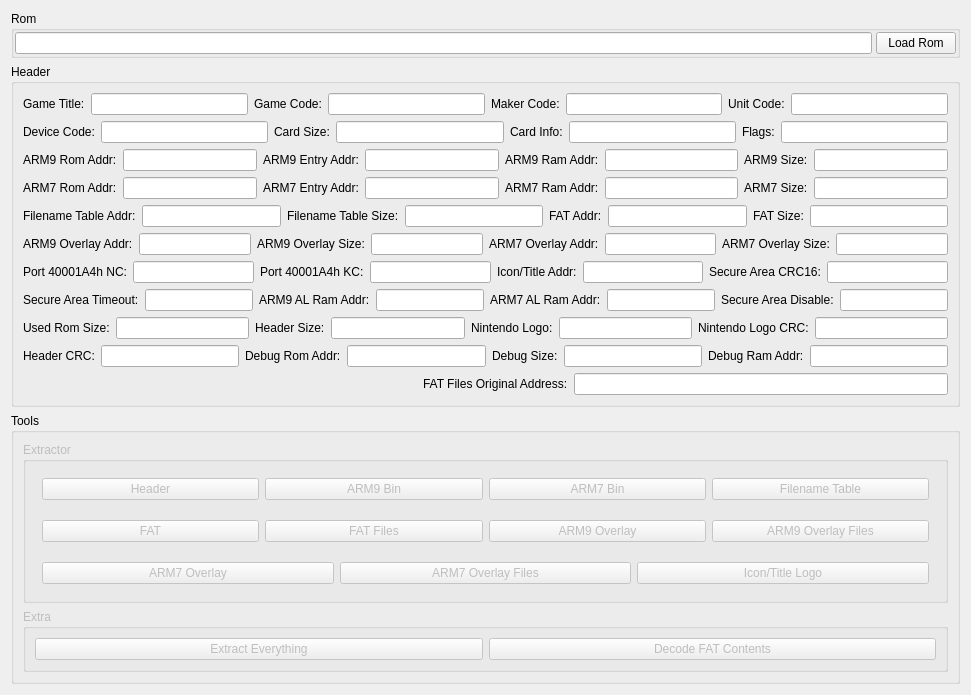
      <widget class="QWidget" name="unpackerTab">
       <attribute name="title">
        <string>Unpacker</string>
       </attribute>
       <layout class="QVBoxLayout" name="verticalLayout_2">
        <item>
         <widget class="QGroupBox" name="groupBox_2">
          <property name="title">
           <string>Rom</string>
          </property>
          <layout class="QHBoxLayout" name="horizontalLayout">
           <property name="spacing">
            <number>4</number>
           </property>
           <property name="sizeConstraint">
            <enum>QLayout::SetMinimumSize</enum>
           </property>
           <property name="leftMargin">
            <number>1</number>
           </property>
           <property name="topMargin">
            <number>1</number>
           </property>
           <property name="rightMargin">
            <number>1</number>
           </property>
           <property name="bottomMargin">
            <number>1</number>
           </property>
           <item>
            <widget class="QLineEdit" name="loadedRomPath">
             <property name="readOnly">
              <bool>true</bool>
             </property>
            </widget>
           </item>
           <item>
            <widget class="QPushButton" name="loadRomBtn">
             <property name="text">
              <string>Load Rom</string>
             </property>
             <property name="autoDefault">
              <bool>false</bool>
             </property>
            </widget>
           </item>
          </layout>
         </widget>
        </item>
        <item>
         <widget class="QGroupBox" name="groupBox">
          <property name="title">
           <string>Header</string>
          </property>
          <layout class="QVBoxLayout" name="verticalLayout_5">
           <item>
            <layout class="QHBoxLayout" name="horizontalLayout_5">
             <item>
              <widget class="QLabel" name="label">
               <property name="text">
                <string>Game Title:</string>
               </property>
              </widget>
             </item>
             <item>
              <widget class="QLineEdit" name="unpackerGameTitleEdt">
               <property name="readOnly">
                <bool>true</bool>
               </property>
              </widget>
             </item>
             <item>
              <widget class="QLabel" name="label_2">
               <property name="text">
                <string>Game Code:</string>
               </property>
              </widget>
             </item>
             <item>
              <widget class="QLineEdit" name="unpackerGameCodeEdt">
               <property name="readOnly">
                <bool>true</bool>
               </property>
              </widget>
             </item>
             <item>
              <widget class="QLabel" name="label_3">
               <property name="text">
                <string>Maker Code:</string>
               </property>
              </widget>
             </item>
             <item>
              <widget class="QLineEdit" name="unpackerMakerCodeEdt">
               <property name="readOnly">
                <bool>true</bool>
               </property>
              </widget>
             </item>
             <item>
              <widget class="QLabel" name="label_4">
               <property name="text">
                <string>Unit Code:</string>
               </property>
              </widget>
             </item>
             <item>
              <widget class="QLineEdit" name="unpackerUnitCodeEdt">
               <property name="readOnly">
                <bool>true</bool>
               </property>
              </widget>
             </item>
            </layout>
           </item>
           <item>
            <layout class="QHBoxLayout" name="horizontalLayout_6">
             <item>
              <widget class="QLabel" name="label_5">
               <property name="text">
                <string>Device Code:</string>
               </property>
              </widget>
             </item>
             <item>
              <widget class="QLineEdit" name="unpackerDeviceCodeEdt">
               <property name="inputMask">
                <string/>
               </property>
               <property name="readOnly">
                <bool>true</bool>
               </property>
              </widget>
             </item>
             <item>
              <widget class="QLabel" name="label_6">
               <property name="text">
                <string>Card Size:</string>
               </property>
              </widget>
             </item>
             <item>
              <widget class="QLineEdit" name="unpackerCardSizeEdt">
               <property name="inputMask">
                <string/>
               </property>
               <property name="readOnly">
                <bool>true</bool>
               </property>
              </widget>
             </item>
             <item>
              <widget class="QLabel" name="label_7">
               <property name="text">
                <string>Card Info:</string>
               </property>
              </widget>
             </item>
             <item>
              <widget class="QLineEdit" name="unpackerCardInfoEdt">
               <property name="inputMask">
                <string/>
               </property>
               <property name="readOnly">
                <bool>true</bool>
               </property>
              </widget>
             </item>
             <item>
              <widget class="QLabel" name="label_8">
               <property name="text">
                <string>Flags:</string>
               </property>
              </widget>
             </item>
             <item>
              <widget class="QLineEdit" name="unpackerFlagsEdt">
               <property name="inputMask">
                <string/>
               </property>
               <property name="readOnly">
                <bool>true</bool>
               </property>
              </widget>
             </item>
            </layout>
           </item>
           <item>
            <layout class="QHBoxLayout" name="horizontalLayout_8">
             <item>
              <widget class="QLabel" name="label_9">
               <property name="text">
                <string>ARM9 Rom Addr:</string>
               </property>
              </widget>
             </item>
             <item>
              <widget class="QLineEdit" name="unpackerARM9RomAddrEdt">
               <property name="readOnly">
                <bool>true</bool>
               </property>
              </widget>
             </item>
             <item>
              <widget class="QLabel" name="label_10">
               <property name="text">
                <string>ARM9 Entry Addr:</string>
               </property>
              </widget>
             </item>
             <item>
              <widget class="QLineEdit" name="unpackerARM9EntryAddrEdt">
               <property name="readOnly">
                <bool>true</bool>
               </property>
              </widget>
             </item>
             <item>
              <widget class="QLabel" name="label_11">
               <property name="text">
                <string>ARM9 Ram Addr:</string>
               </property>
              </widget>
             </item>
             <item>
              <widget class="QLineEdit" name="unpackerARM9RamAddrEdt">
               <property name="readOnly">
                <bool>true</bool>
               </property>
              </widget>
             </item>
             <item>
              <widget class="QLabel" name="label_12">
               <property name="text">
                <string>ARM9 Size:</string>
               </property>
              </widget>
             </item>
             <item>
              <widget class="QLineEdit" name="unpackerARM9SizeEdt">
               <property name="readOnly">
                <bool>true</bool>
               </property>
              </widget>
             </item>
            </layout>
           </item>
           <item>
            <layout class="QHBoxLayout" name="horizontalLayout_9">
             <property name="leftMargin">
              <number>0</number>
             </property>
             <property name="topMargin">
              <number>0</number>
             </property>
             <property name="rightMargin">
              <number>0</number>
             </property>
             <property name="bottomMargin">
              <number>0</number>
             </property>
             <item>
              <widget class="QLabel" name="label_13">
               <property name="text">
                <string>ARM7 Rom Addr:</string>
               </property>
              </widget>
             </item>
             <item>
              <widget class="QLineEdit" name="unpackerARM7RomAddrEdt">
               <property name="readOnly">
                <bool>true</bool>
               </property>
              </widget>
             </item>
             <item>
              <widget class="QLabel" name="label_14">
               <property name="text">
                <string>ARM7 Entry Addr:</string>
               </property>
              </widget>
             </item>
             <item>
              <widget class="QLineEdit" name="unpackerARM7EntryAddrEdt">
               <property name="readOnly">
                <bool>true</bool>
               </property>
              </widget>
             </item>
             <item>
              <widget class="QLabel" name="label_15">
               <property name="text">
                <string>ARM7 Ram Addr:</string>
               </property>
              </widget>
             </item>
             <item>
              <widget class="QLineEdit" name="unpackerARM7RamAddrEdt">
               <property name="readOnly">
                <bool>true</bool>
               </property>
              </widget>
             </item>
             <item>
              <widget class="QLabel" name="label_16">
               <property name="text">
                <string>ARM7 Size:</string>
               </property>
              </widget>
             </item>
             <item>
              <widget class="QLineEdit" name="unpackerARM7SizeEdt">
               <property name="readOnly">
                <bool>true</bool>
               </property>
              </widget>
             </item>
            </layout>
           </item>
           <item>
            <layout class="QHBoxLayout" name="horizontalLayout_10">
             <property name="leftMargin">
              <number>0</number>
             </property>
             <property name="topMargin">
              <number>0</number>
             </property>
             <property name="rightMargin">
              <number>0</number>
             </property>
             <property name="bottomMargin">
              <number>0</number>
             </property>
             <item>
              <widget class="QLabel" name="label_17">
               <property name="text">
                <string>Filename Table Addr:</string>
               </property>
              </widget>
             </item>
             <item>
              <widget class="QLineEdit" name="unpackerFilenameTableAddrEdt">
               <property name="readOnly">
                <bool>true</bool>
               </property>
              </widget>
             </item>
             <item>
              <widget class="QLabel" name="label_18">
               <property name="text">
                <string>Filename Table Size:</string>
               </property>
              </widget>
             </item>
             <item>
              <widget class="QLineEdit" name="unpackerFilenameTableSizeEdt">
               <property name="readOnly">
                <bool>true</bool>
               </property>
              </widget>
             </item>
             <item>
              <widget class="QLabel" name="label_19">
               <property name="text">
                <string>FAT Addr:</string>
               </property>
              </widget>
             </item>
             <item>
              <widget class="QLineEdit" name="unpackerFATAddrEdt">
               <property name="readOnly">
                <bool>true</bool>
               </property>
              </widget>
             </item>
             <item>
              <widget class="QLabel" name="label_20">
               <property name="text">
                <string>FAT Size:</string>
               </property>
              </widget>
             </item>
             <item>
              <widget class="QLineEdit" name="unpackerFATSizeEdt">
               <property name="readOnly">
                <bool>true</bool>
               </property>
              </widget>
             </item>
            </layout>
           </item>
           <item>
            <layout class="QHBoxLayout" name="horizontalLayout_11">
             <item>
              <widget class="QLabel" name="label_21">
               <property name="text">
                <string>ARM9 Overlay Addr:</string>
               </property>
              </widget>
             </item>
             <item>
              <widget class="QLineEdit" name="unpackerARM9OverlayAddrEdt">
               <property name="readOnly">
                <bool>true</bool>
               </property>
              </widget>
             </item>
             <item>
              <widget class="QLabel" name="label_22">
               <property name="text">
                <string>ARM9 Overlay Size:</string>
               </property>
              </widget>
             </item>
             <item>
              <widget class="QLineEdit" name="unpackerARM9OverlaySizeEdt">
               <property name="readOnly">
                <bool>true</bool>
               </property>
              </widget>
             </item>
             <item>
              <widget class="QLabel" name="label_23">
               <property name="text">
                <string>ARM7 Overlay Addr:</string>
               </property>
              </widget>
             </item>
             <item>
              <widget class="QLineEdit" name="unpackerARM7OverlayAddrEdt">
               <property name="readOnly">
                <bool>true</bool>
               </property>
              </widget>
             </item>
             <item>
              <widget class="QLabel" name="label_24">
               <property name="text">
                <string>ARM7 Overlay Size:</string>
               </property>
              </widget>
             </item>
             <item>
              <widget class="QLineEdit" name="unpackerARM7OverlaySizeEdt">
               <property name="readOnly">
                <bool>true</bool>
               </property>
              </widget>
             </item>
            </layout>
           </item>
           <item>
            <layout class="QHBoxLayout" name="horizontalLayout_12">
             <item>
              <widget class="QLabel" name="label_25">
               <property name="text">
                <string>Port 40001A4h NC:</string>
               </property>
              </widget>
             </item>
             <item>
              <widget class="QLineEdit" name="unpackerPortNCEdt">
               <property name="readOnly">
                <bool>true</bool>
               </property>
              </widget>
             </item>
             <item>
              <widget class="QLabel" name="label_26">
               <property name="text">
                <string>Port 40001A4h KC:</string>
               </property>
              </widget>
             </item>
             <item>
              <widget class="QLineEdit" name="unpackerPortKCEdt">
               <property name="readOnly">
                <bool>true</bool>
               </property>
              </widget>
             </item>
             <item>
              <widget class="QLabel" name="label_27">
               <property name="text">
                <string>Icon/Title Addr:</string>
               </property>
              </widget>
             </item>
             <item>
              <widget class="QLineEdit" name="unpackerIconTitleEdt">
               <property name="readOnly">
                <bool>true</bool>
               </property>
              </widget>
             </item>
             <item>
              <widget class="QLabel" name="label_28">
               <property name="text">
                <string>Secure Area CRC16:</string>
               </property>
              </widget>
             </item>
             <item>
              <widget class="QLineEdit" name="unpackerSecureAreaCRC16Edt">
               <property name="readOnly">
                <bool>true</bool>
               </property>
              </widget>
             </item>
            </layout>
           </item>
           <item>
            <layout class="QHBoxLayout" name="horizontalLayout_13">
             <item>
              <widget class="QLabel" name="label_29">
               <property name="text">
                <string>Secure Area Timeout:</string>
               </property>
              </widget>
             </item>
             <item>
              <widget class="QLineEdit" name="unpackerSecureAreaTimeoutEdt">
               <property name="readOnly">
                <bool>true</bool>
               </property>
              </widget>
             </item>
             <item>
              <widget class="QLabel" name="label_30">
               <property name="text">
                <string>ARM9 AL Ram Addr:</string>
               </property>
              </widget>
             </item>
             <item>
              <widget class="QLineEdit" name="unpackerARM9AURamAddrEdt">
               <property name="readOnly">
                <bool>true</bool>
               </property>
              </widget>
             </item>
             <item>
              <widget class="QLabel" name="label_31">
               <property name="text">
                <string>ARM7 AL Ram Addr:</string>
               </property>
              </widget>
             </item>
             <item>
              <widget class="QLineEdit" name="unpackerARM7AURamAddrEdt">
               <property name="readOnly">
                <bool>true</bool>
               </property>
              </widget>
             </item>
             <item>
              <widget class="QLabel" name="label_32">
               <property name="text">
                <string>Secure Area Disable:</string>
               </property>
              </widget>
             </item>
             <item>
              <widget class="QLineEdit" name="unpackerSecureAreaDisableEdt">
               <property name="readOnly">
                <bool>true</bool>
               </property>
              </widget>
             </item>
            </layout>
           </item>
           <item>
            <layout class="QHBoxLayout" name="horizontalLayout_14">
             <item>
              <widget class="QLabel" name="label_33">
               <property name="text">
                <string>Used Rom Size:</string>
               </property>
              </widget>
             </item>
             <item>
              <widget class="QLineEdit" name="unpackerUsedRomSizeEdt">
               <property name="readOnly">
                <bool>true</bool>
               </property>
              </widget>
             </item>
             <item>
              <widget class="QLabel" name="label_34">
               <property name="text">
                <string>Header Size:</string>
               </property>
              </widget>
             </item>
             <item>
              <widget class="QLineEdit" name="unpackerHeaderSizeEdt">
               <property name="readOnly">
                <bool>true</bool>
               </property>
              </widget>
             </item>
             <item>
              <widget class="QLabel" name="label_35">
               <property name="text">
                <string>Nintendo Logo:</string>
               </property>
              </widget>
             </item>
             <item>
              <widget class="QLineEdit" name="unpackerNintendoLogoEdt">
               <property name="readOnly">
                <bool>true</bool>
               </property>
              </widget>
             </item>
             <item>
              <widget class="QLabel" name="label_36">
               <property name="text">
                <string>Nintendo Logo CRC:</string>
               </property>
              </widget>
             </item>
             <item>
              <widget class="QLineEdit" name="unpackerNintendoLogoCRCEdt">
               <property name="readOnly">
                <bool>true</bool>
               </property>
              </widget>
             </item>
            </layout>
           </item>
           <item>
            <layout class="QHBoxLayout" name="horizontalLayout_15">
             <item>
              <widget class="QLabel" name="label_37">
               <property name="text">
                <string>Header CRC:</string>
               </property>
              </widget>
             </item>
             <item>
              <widget class="QLineEdit" name="unpackerHeaderCRCEdt">
               <property name="readOnly">
                <bool>true</bool>
               </property>
              </widget>
             </item>
             <item>
              <widget class="QLabel" name="label_38">
               <property name="text">
                <string>Debug Rom Addr:</string>
               </property>
              </widget>
             </item>
             <item>
              <widget class="QLineEdit" name="unpackerDebugRomAddrEdt">
               <property name="readOnly">
                <bool>true</bool>
               </property>
              </widget>
             </item>
             <item>
              <widget class="QLabel" name="label_39">
               <property name="text">
                <string>Debug Size:</string>
               </property>
              </widget>
             </item>
             <item>
              <widget class="QLineEdit" name="unpackerDebugSizeEdt">
               <property name="readOnly">
                <bool>true</bool>
               </property>
              </widget>
             </item>
             <item>
              <widget class="QLabel" name="label_40">
               <property name="text">
                <string>Debug Ram Addr:</string>
               </property>
              </widget>
             </item>
             <item>
              <widget class="QLineEdit" name="unpackerDebugRamAddrEdt">
               <property name="readOnly">
                <bool>true</bool>
               </property>
              </widget>
             </item>
            </layout>
           </item>
           <item>
            <layout class="QHBoxLayout" name="horizontalLayout_27">
             <property name="leftMargin">
              <number>0</number>
             </property>
             <property name="topMargin">
              <number>0</number>
             </property>
             <property name="rightMargin">
              <number>0</number>
             </property>
             <property name="bottomMargin">
              <number>0</number>
             </property>
             <item>
              <spacer name="horizontalSpacer_3">
               <property name="orientation">
                <enum>Qt::Horizontal</enum>
               </property>
               <property name="sizeHint" stdset="0">
                <size>
                 <width>400</width>
                 <height>20</height>
                </size>
               </property>
              </spacer>
             </item>
             <item>
              <widget class="QLabel" name="label_81">
               <property name="text">
                <string>FAT Files Original Address:</string>
               </property>
              </widget>
             </item>
             <item>
              <widget class="QLineEdit" name="unpackerFatFilesOriginalAddrEdt">
               <property name="readOnly">
                <bool>true</bool>
               </property>
              </widget>
             </item>
            </layout>
           </item>
          </layout>
         </widget>
        </item>
        <item>
         <widget class="QGroupBox" name="groupBox_3">
          <property name="title">
           <string>Tools</string>
          </property>
          <layout class="QVBoxLayout" name="verticalLayout_3">
           <item>
            <widget class="QGroupBox" name="unpackerExtractorGbx">
             <property name="enabled">
              <bool>false</bool>
             </property>
             <property name="title">
              <string>Extractor</string>
             </property>
             <layout class="QVBoxLayout" name="verticalLayout_4">
              <item>
               <layout class="QHBoxLayout" name="horizontalLayout_2">
                <property name="leftMargin">
                 <number>7</number>
                </property>
                <property name="topMargin">
                 <number>7</number>
                </property>
                <property name="rightMargin">
                 <number>7</number>
                </property>
                <property name="bottomMargin">
                 <number>7</number>
                </property>
                <item>
                 <widget class="QPushButton" name="unpackerDumpHeaderBtn">
                  <property name="text">
                   <string>Header</string>
                  </property>
                 </widget>
                </item>
                <item>
                 <widget class="QPushButton" name="unpackerDumpArm9Btn">
                  <property name="text">
                   <string>ARM9 Bin</string>
                  </property>
                 </widget>
                </item>
                <item>
                 <widget class="QPushButton" name="unpackerDumpArm7Btn">
                  <property name="text">
                   <string>ARM7 Bin</string>
                  </property>
                 </widget>
                </item>
                <item>
                 <widget class="QPushButton" name="unpackerDumpFntBtn">
                  <property name="text">
                   <string>Filename Table</string>
                  </property>
                 </widget>
                </item>
               </layout>
              </item>
              <item>
               <layout class="QHBoxLayout" name="horizontalLayout_3">
                <property name="leftMargin">
                 <number>7</number>
                </property>
                <property name="topMargin">
                 <number>7</number>
                </property>
                <property name="rightMargin">
                 <number>7</number>
                </property>
                <property name="bottomMargin">
                 <number>7</number>
                </property>
                <item>
                 <widget class="QPushButton" name="unpackerDumpFatBtn">
                  <property name="text">
                   <string>FAT</string>
                  </property>
                 </widget>
                </item>
                <item>
                 <widget class="QPushButton" name="unpackerDumpFatFilesBtn">
                  <property name="text">
                   <string>FAT Files</string>
                  </property>
                 </widget>
                </item>
                <item>
                 <widget class="QPushButton" name="unpackerDumpArm9OverlayBtn">
                  <property name="text">
                   <string>ARM9 Overlay</string>
                  </property>
                 </widget>
                </item>
                <item>
                 <widget class="QPushButton" name="unpackerDumpArm9OverlayFilesBtn">
                  <property name="text">
                   <string>ARM9 Overlay Files</string>
                  </property>
                 </widget>
                </item>
               </layout>
              </item>
              <item>
               <layout class="QHBoxLayout" name="horizontalLayout_7">
                <property name="leftMargin">
                 <number>7</number>
                </property>
                <property name="topMargin">
                 <number>7</number>
                </property>
                <property name="rightMargin">
                 <number>7</number>
                </property>
                <property name="bottomMargin">
                 <number>7</number>
                </property>
                <item>
                 <widget class="QPushButton" name="unpackerDumpArm7OverlayBtn">
                  <property name="text">
                   <string>ARM7 Overlay</string>
                  </property>
                 </widget>
                </item>
                <item>
                 <widget class="QPushButton" name="unpackerDumpArm7OverlayFilesBtn">
                  <property name="text">
                   <string>ARM7 Overlay Files</string>
                  </property>
                 </widget>
                </item>
                <item>
                 <widget class="QPushButton" name="unpackerDumpIconTitleLogoBtn">
                  <property name="text">
                   <string>Icon/Title Logo</string>
                  </property>
                 </widget>
                </item>
               </layout>
              </item>
             </layout>
            </widget>
           </item>
           <item>
            <widget class="QGroupBox" name="unpackerExtraGbx">
             <property name="enabled">
              <bool>false</bool>
             </property>
             <property name="title">
              <string>Extra</string>
             </property>
             <layout class="QHBoxLayout" name="horizontalLayout_4">
              <item>
               <widget class="QPushButton" name="unpackerDumpEverythingBtn">
                <property name="text">
                 <string>Extract Everything</string>
                </property>
               </widget>
              </item>
              <item>
               <widget class="QPushButton" name="unpackerDecodeFatFilesBtn">
                <property name="text">
                 <string>Decode FAT Contents</string>
                </property>
               </widget>
              </item>
             </layout>
            </widget>
           </item>
          </layout>
         </widget>
        </item>
       </layout>
      </widget>
